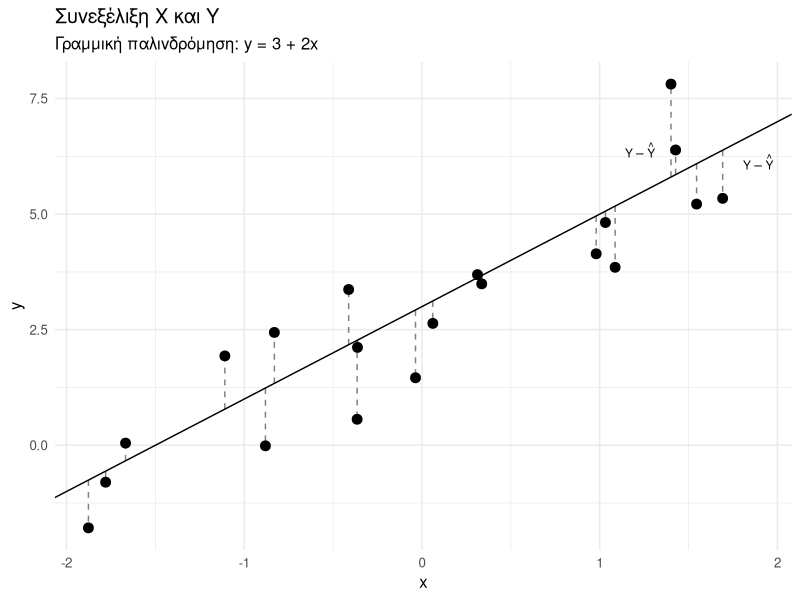

Source code (R):
## ---- chunk 1
#| label: fig-errors-slr
#| caption: Test


n <- 20
beta0 <- 3
beta1 <- 2
sigma <- 1.2

set.seed(124)

sim <-
  tibble::tibble(
    x = stats::runif(n, -2, 2)
  ) |>
  dplyr::mutate(
    y_true = beta0 + beta1 * x,
    y      = y_true + stats::rnorm(n, mean = 0, sd = sigma),
    resid  = y - y_true
  )

sim_lab <- sim |>
  dplyr::slice_sample(n = 2) |>
  dplyr::mutate(
    x_lab = x + dplyr::if_else(dplyr::row_number() %% 2 == 1, -0.2, 0.2),
    # keep vertical placement at segment's midpoint
    y_lab = (y + y_true) / 2
  )

ggplot2::ggplot(sim, ggplot2::aes(x = x, y = y)) +
  ggplot2::geom_point(size = 3) +
  ggplot2::geom_abline(intercept = beta0, slope = beta1) +
  ggplot2::geom_segment(
    ggplot2::aes(xend = x, y = y_true, yend = y),
    linetype = "dashed",
    alpha = 0.5
  ) +
  # label only the chosen two, offset left/right (not on the dashed line)
  ggplot2::geom_text(
    data = sim_lab,
    ggplot2::aes(x = x_lab, y = y_lab, label = "Y - hat(Y)"),
    parse = TRUE,
    vjust = -0.3,
    size = 3
  ) +
  ggplot2::labs(
    title = "Συνεξέλιξη Χ και Υ",
    subtitle = paste0("Γραμμική παλινδρόμηση: y = ", beta0, " + ", beta1, "x"),
    x = "x",
    y = "y"
  ) +
  ggplot2::theme_minimal(base_size = 12)

## ---- chunk 2
#| label: tbl-example-slr
#| tbl-cap: Μετρήσεις ύψους και βάρους πέντε μαθητών ενός νηπιαγωγείου.


n <- 5
beta0 <- 8
beta1 <- .1
sigma <- 2

set.seed(124)

sim <-
  tibble::tibble(
  x = round(stats::runif(n, 90, 110))
  ) |>
  dplyr::mutate(
    y_true = beta0 + beta1 * x,
    y      = round(y_true + stats::rnorm(n, mean = 0, sd = sigma)),
    resid  = y - y_true
  ) |>
  dplyr::select(x, y)
  
knitr::kable(
  sim,
  col.names = c("Ύψος (εκατοστά)", "Βάρος (κιλά)"),
  align = 'cc'
)

